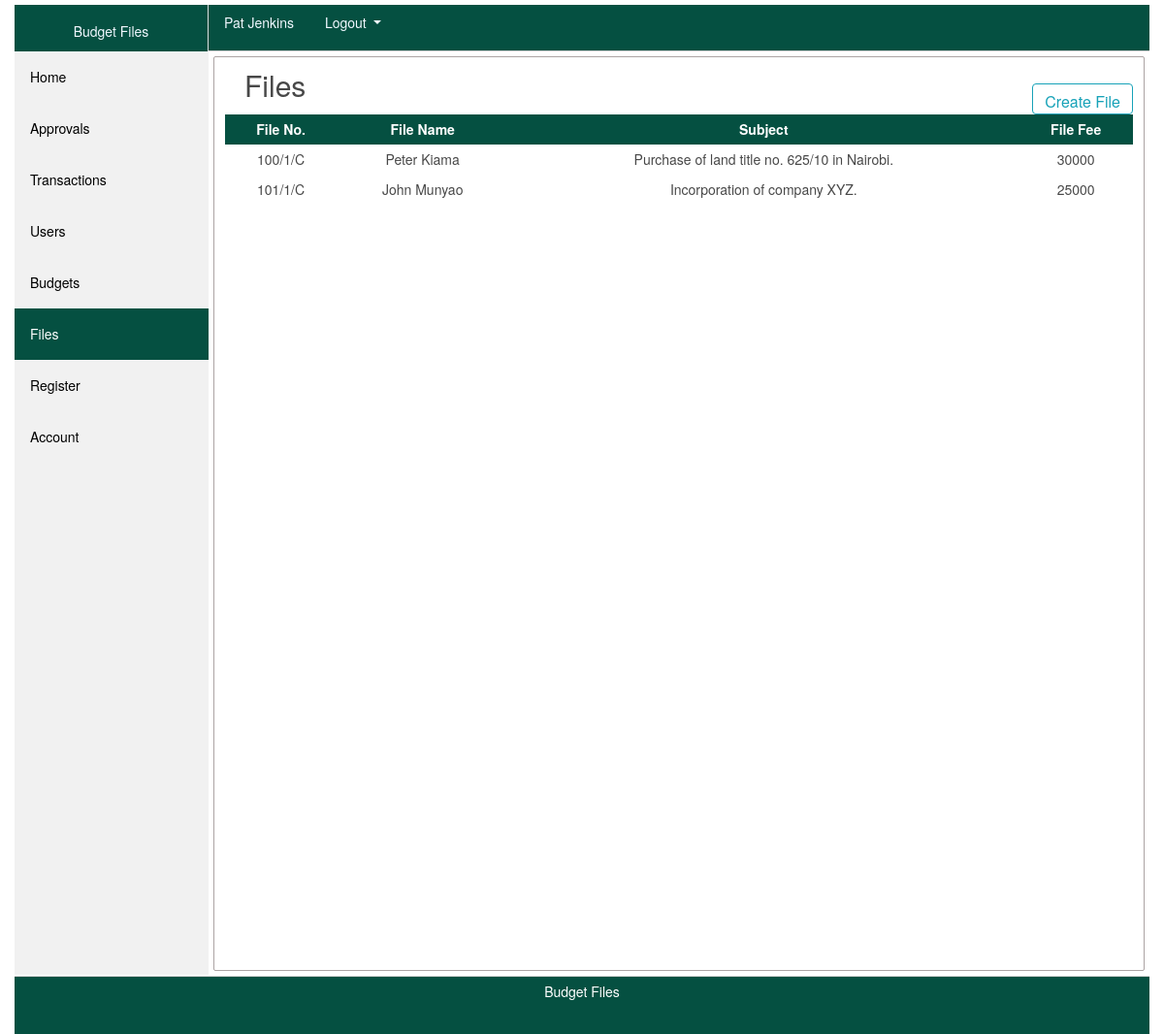
Before: /files (signed in) with the older database file.
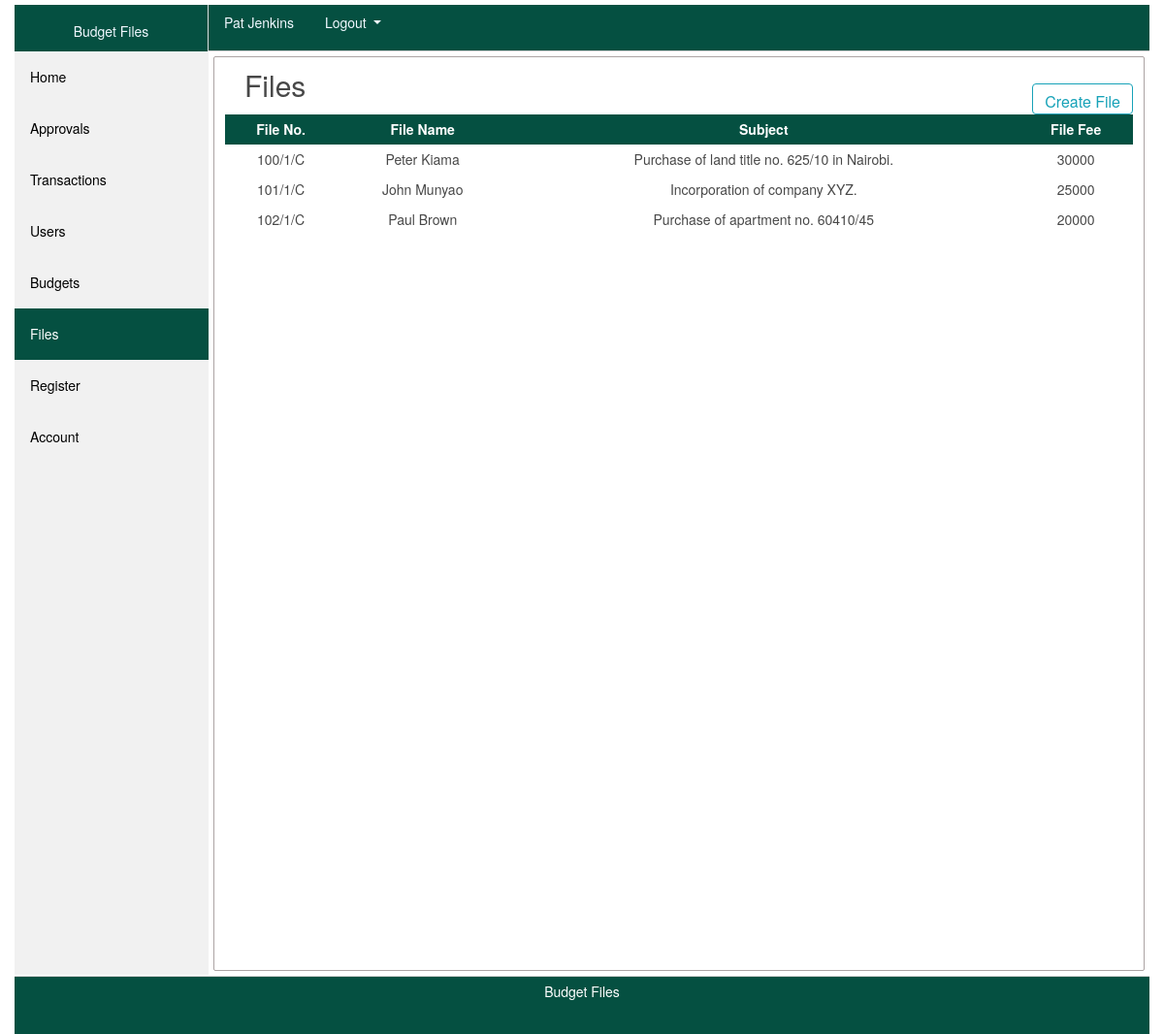
After: the same page with the newer database file.
### app/models/files.py (models this page shows, shortened)
class Files(db.Model):
    __tablename__ = 'files'
    id = db.Column(db.Integer, primary_key=True)
    file_no = db.Column(db.String(20), nullable=False)
    file_name = db.Column(db.String(20), nullable=False)
    subject = db.Column(db.String(300), nullable=False)
    file_fee = db.Column(db.Integer, nullable=False)
    transactions = db.relationship('Transaction', backref='file_no', lazy=True)

### app/views/files/routes.py (the view)
@filez.route('/files')
@login_required
def files():
    files = Files.query.all()
    if len(files) == 0:
        count = 0
    else:
        count = len(files)
    return render_template('files.html', page='files', files=files, count=count)

### app/models/users.py (called while the page is built)
@login_manager.user_loader
def load_user(user_id):
    return Users.query.get(int(user_id))

### app/templates/files.html
{% extends "page_template.html" %}
{% block contents %}
    <div class="content">
        <section class="places">
            <div style="float: left;">
                <h1>Files</h1>
            </div>
            <div style="overflow: hidden; float: right;">
                <a href="{{ url_for('filez.create_file') }}" style="text-decoration: none;"><button type="button" class="btn btn-outline-info mt-3 pb-0">Create File</button></a>
            </div>
            <table id="transactions_table" class="display" style="width:100%">
                <thead style="background: #055041; color: #FFFFFF">
                    <th class="text-center" style="padding: 5px;">File No.</th>
                    <th class="text-center" style="padding: 5px;">File Name</th>
                    <th class="text-center" style="padding: 5px;">Subject</th>
                    <th class="text-center" style="padding: 5px;">File Fee</th>
                </thead>
                <tbody>
                    {% if files %}
                        {% for file in files %}
                        <tr class="files_row">
                            <td class="text-center" style="padding: 5px;"><a href="{{ url_for('filez.view_file', file_id=file.id) }}" style="text-decoration: none; color: inherit;"> {{ file.file_no }} </a></td>
                            <td class="text-center" style="padding: 5px;">{{ file.file_name }}</td>
                            <td class="text-center" style="padding: 5px;">{{ file.subject }}</td>
                            <td class="text-center" style="padding: 5px;">{{ file.file_fee }}</td>
                        </tr>
                        {% endfor %}
                    {% endif %}
                </tbody>
            </table>
        </section>
    </div>
{% endblock contents %}

Changed rows visible on the page:
added Files: file_no "102/1/C", file_name "Paul Brown", subject "Purchase of apartment no. 60410/45", file_fee "20000"
